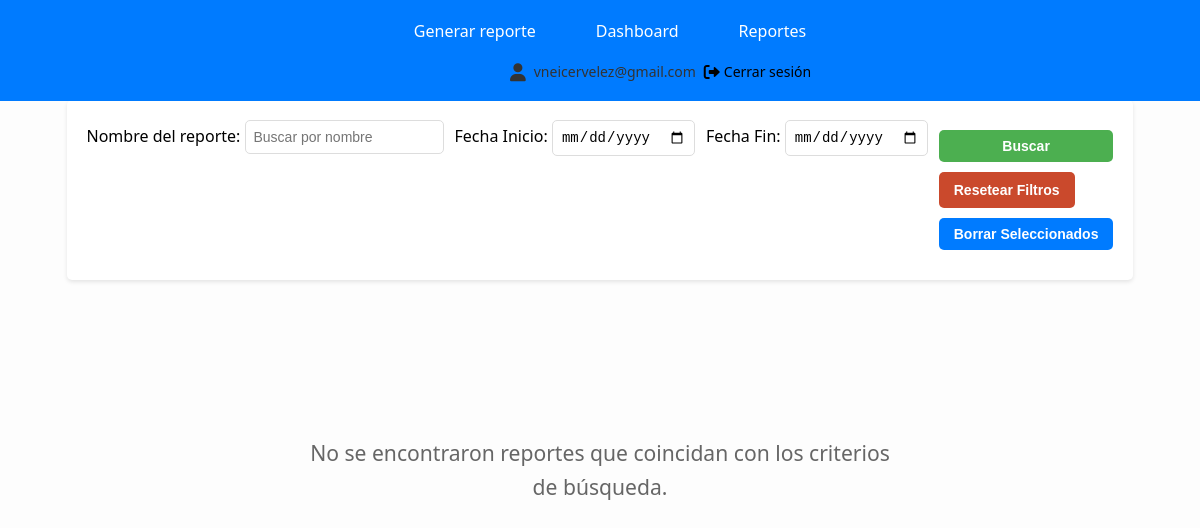
Before: /reportes.anteriores (signed in) with the older database file.
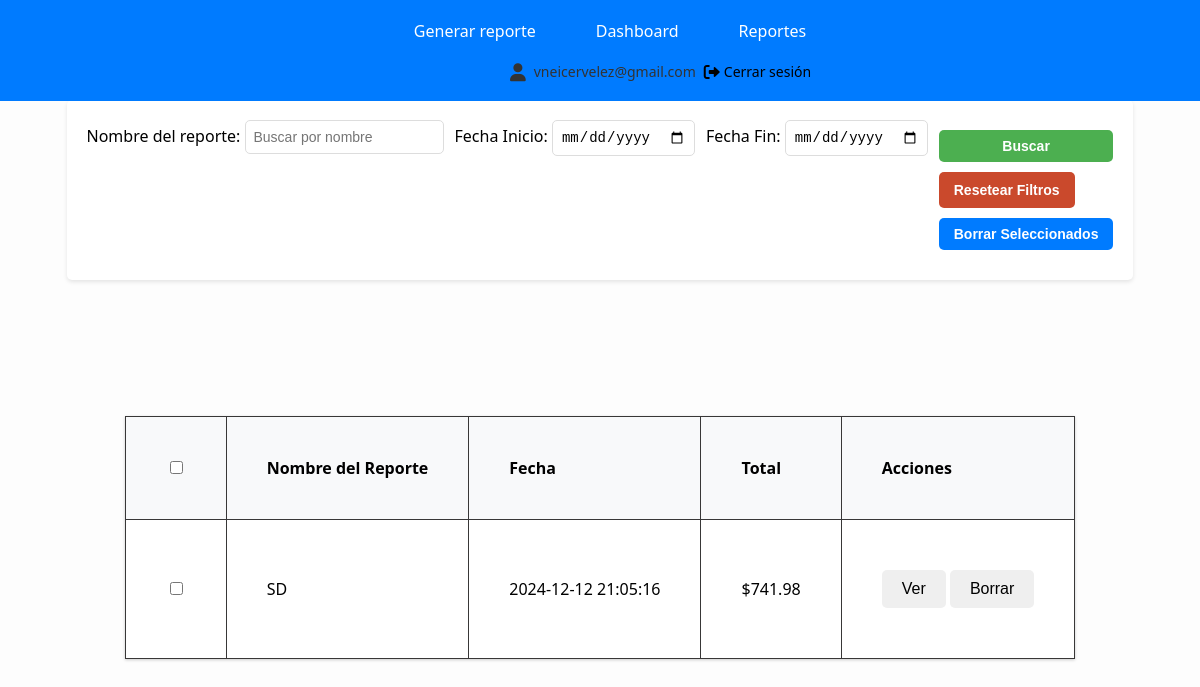
After: the same page with the newer database file.
### tables this page shows
CREATE TABLE reportes (
            id INTEGER PRIMARY KEY AUTOINCREMENT,
            user_id INTEGER NOT NULL,
            nombre TEXT NOT NULL,
            fecha TEXT NOT NULL,
            total REAL NOT NULL,
            FOREIGN KEY (user_id) REFERENCES usuarios (id)
        );

### app.py (the view)
@app.route('/reportes.anteriores')
def reportes_anteriores():
    if 'user_id' not in session:
        flash("Debes iniciar sesión para guardar reportes.")
        return redirect(url_for('login'))
    user_id = session['user_id']
    nombre = request.args.get('nombre', '')
    fecha_inicio = request.args.get('fecha_inicio')
    fecha_fin = request.args.get('fecha_fin')
    conn = get_db_connection()
    query = '''SELECT * FROM reportes WHERE user_id = ?'''
    params = [user_id]
    if nombre:
        query += ' AND nombre LIKE ?'
        params.append(f"%{nombre}%")
    if fecha_inicio and fecha_fin:
        query += ' AND fecha BETWEEN ? AND ?'
        params.extend([fecha_inicio, fecha_fin])
    query += ' ORDER BY fecha DESC'
    reportes = conn.execute(query, params).fetchall()
    conn.close()
    return render_template('reportes.html', reportes=reportes, fecha_inicio=fecha_inicio, fecha_fin=fecha_fin, nombre=nombre)

### app.py (called while the page is built)
def get_db_connection():
    conn = sqlite3.connect('app.db')
    conn.row_factory = sqlite3.Row
    return conn

### templates/reportes.html (shortened to what this page needs)
<!DOCTYPE html>
<html lang="es">
<head>
    <link rel="stylesheet" href="/static/styles.css">
    <link rel="stylesheet" href="https://cdnjs.cloudflare.com/ajax/libs/font-awesome/6.0.0-beta3/css/all.min.css">
</head>
<nav class="navbar">
    <ul class="menu">
        <li><a href="/upload">Generar reporte</a></li>
        <li><a href="/dashboard">Dashboard</a></li>
        <li><a href="/reportes.anteriores">Reportes</a></li>
    </ul>
    <div class="user-info">
        <i class="fas fa-user user-icon"></i>
        <span class="user-email">{{ session['user_email'] }}</span>
        <a href="/logout" class="logout-icon">
            <i class="fas fa-sign-out-alt"></i>
            <span class="logout-text">Cerrar sesión</span>
        </a>
    </div>
</nav>
<body>
    <div class="main-container principal">
        <div class="main-container">
            <div class="filters-section">
                <form id="report-filter-form" method="GET" action="/reportes.anteriores" class="filters-form">
                    <div class="filter-group-report">
                        <label for="nombre">Nombre del reporte:</label>
                        <input type="text" name="nombre" value="{{ nombre }}" placeholder="Buscar por nombre" class="filter-input">
                    </div>
                    <div class="filter-group-report">
                        <label for="fecha_inicio">Fecha Inicio:</label>
                        <input type="date" id="fecha_inicio" name="fecha_inicio" value="{{ fecha_inicio }}" class="filter-date">
                    </div>
                    <div class="filter-group-report">
                        <label for="fecha_fin">Fecha Fin:</label>
                        <input type="date" id="fecha_fin" name="fecha_fin" value="{{ fecha_fin }}" class="filter-date">
                    </div>
                    <div>
                        <button type="submit" class="filter-button">Buscar</button>
                        <button type="button" class="reset-button" onclick="resetFilters()">Resetear Filtros</button>
                        <button id="delete-selected" class="filter-button">Borrar Seleccionados</button>
                    </div>
                </form>
            </div>
        </div>
 <div class="main-container principal">
<div class="results-section">
    {% if reportes %}
        <table class="report-table">
            <thead>
                <tr>
                    <th><input type="checkbox" id="select-all"></th>
                    <th>Nombre del Reporte</th>
                    <th>Fecha</th>
                    <th>Total</th>
                    <th>Acciones</th>
                </tr>
            </thead>
            <tbody>
                {% for reporte in reportes %}
                    <tr>
                        <td><input type="checkbox" class="select-report" data-id="{{ reporte['id'] }}"></td>
                        <td>{{ reporte['nombre'] }}</td>
                        <td>{{ reporte['fecha'] }}</td>
                        <td>${{ "%.2f"|format(reporte['total']) }}</td>
                        <td>
                            <button onclick="viewReport('{{ reporte['id'] }}')">Ver</button>
                            <button onclick="deleteReport('{{ reporte['id'] }}')">Borrar</button>
                        </td>
                    </tr>
                {% endfor %}
            </tbody>
        </table>
    {% else %}
        <div class="no-reportes" style="text-align: center; margin-top: 20px;">
            <p>No se encontraron reportes que coincidan con los criterios de búsqueda.</p>
        </div>
    {% endif %}
</div>
</div>
    </div>
</body>
</html>

### static/styles.css (style rules this page uses)
body { font-family: 'Segoe UI', Tahoma, Geneva, Verdana, sans-serif; background-color: #fdfdfd; margin: 0; padding: 0; }
.main-container { display: flex; flex-wrap: wrap; justify-content: center; padding: 2rem; gap: 2rem; padding-top: 50px; }
.report-table { width: 100%; border-collapse: collapse; margin-top: 20px; }
.report-table th, .report-table td { border: 1px solid #ddd; padding: 8px; text-align: left; }
button, .btn-download, .btn-new-report, .btn-dashboard { display: inline-block; padding: 10px 20px; margin: 10px 0; border: none; border-radius: 5px; font-size: 16px; cursor: pointer; transition: all 0.3s ease; text-decoration: none; text-align: center; }
button[type="submit"] { background-color: #4CAF50; color: white; width: 100%; }
.navbar { position: fixed; top: 0; left: 0; width: 100%; background-color: #007bff; padding: 10px; text-align: center; z-index: 1000; }
.navbar ul { list-style-type: none; margin: 0; padding: 0; display: flex; justify-content: center; gap: 20px; }
.navbar ul li { display: inline; }
.navbar ul li a { color: white; text-decoration: none; padding: 10px 20px; display: inline-block; transition: background-color 0.3s; }
.menu { color: white; text-decoration: none; font-size: 16px; }
.report-table { width: 100%; border-collapse: collapse; margin-top: 20px; background-color: white; box-shadow: 0 1px 3px rgba(0,0,0,0.2); }
.report-table th, .report-table td { padding: 12px; text-align: left; border-bottom: 1px solid #ddd; }
.report-table th { background-color: #f8f9fa; font-weight: bold; }
.filters-section { background-color: #ffffff; padding: 20px; border-radius: 5px; margin-bottom: 20px; box-shadow: 0 2px 4px rgba(0,0,0,0.1); }
.filters-form { display: flex; width:50; flex-wrap: wrap; gap: 10px; }
.filter-button, .reset-button { display:block; padding: 10px 15px; font-size: 14px; font-weight: bold; text-align: center; border: none; border-radius: 5px; cursor: pointer; }
.reset-button { background-color: #ca492c; color: #fff; }
.user-icon { font-size: 1.5em; color: #ffffff; cursor: pointer; text-decoration: none; }
.user-info { position: relative; top: 15%; left: 40%; display: flex; align-items: center; gap: 8px; font-size: 14px; color: #333; padding: 10px 20px; border-radius: 6px; z-index: 1000; }
.user-info .user-icon { font-size: 18px; color: #333; }
.user-info .user-email { color: #333; }
.logout-icon { display: flex; align-items: center; color: #000000; text-decoration: none; gap: 4px; }
.logout-icon i { font-size: 16px; }
.logout-text { font-size: 14px; }
.filter-input, .filter-date { padding: 8px; border: 1px solid #ddd; border-radius: 5px; font-size: 14px; }
.filter-button { padding: 8px 15px; background-color: #007bff; color: #fff; border: none; border-radius: 5px; cursor: pointer; font-size: 14px; }
.filters-section { margin-bottom: 20px; }
.results-section { width: 100%; margin-top: 20px; }
.report-table { width: 100%; border-collapse: collapse; margin-top: 1px; }
.report-table th, .report-table td { padding: 40px; border: 1.5px solid #383737; text-align: left; }
.filter-group-report { display: inline-block; margin-right: 1px; }
.results-section { text-align: center; margin-top: 1px; }

Changed rows visible on the page:
added reportes: nombre "SD", fecha "2024-12-12 21:05:16", total "741.98"
Other visible differences:
form field value: (not shown) → "☐"
text no longer shown: "No se encontraron reportes que coincidan con los criterios de búsqueda."
text now shown: "Nombre del Reporte Fecha Total Acciones"
